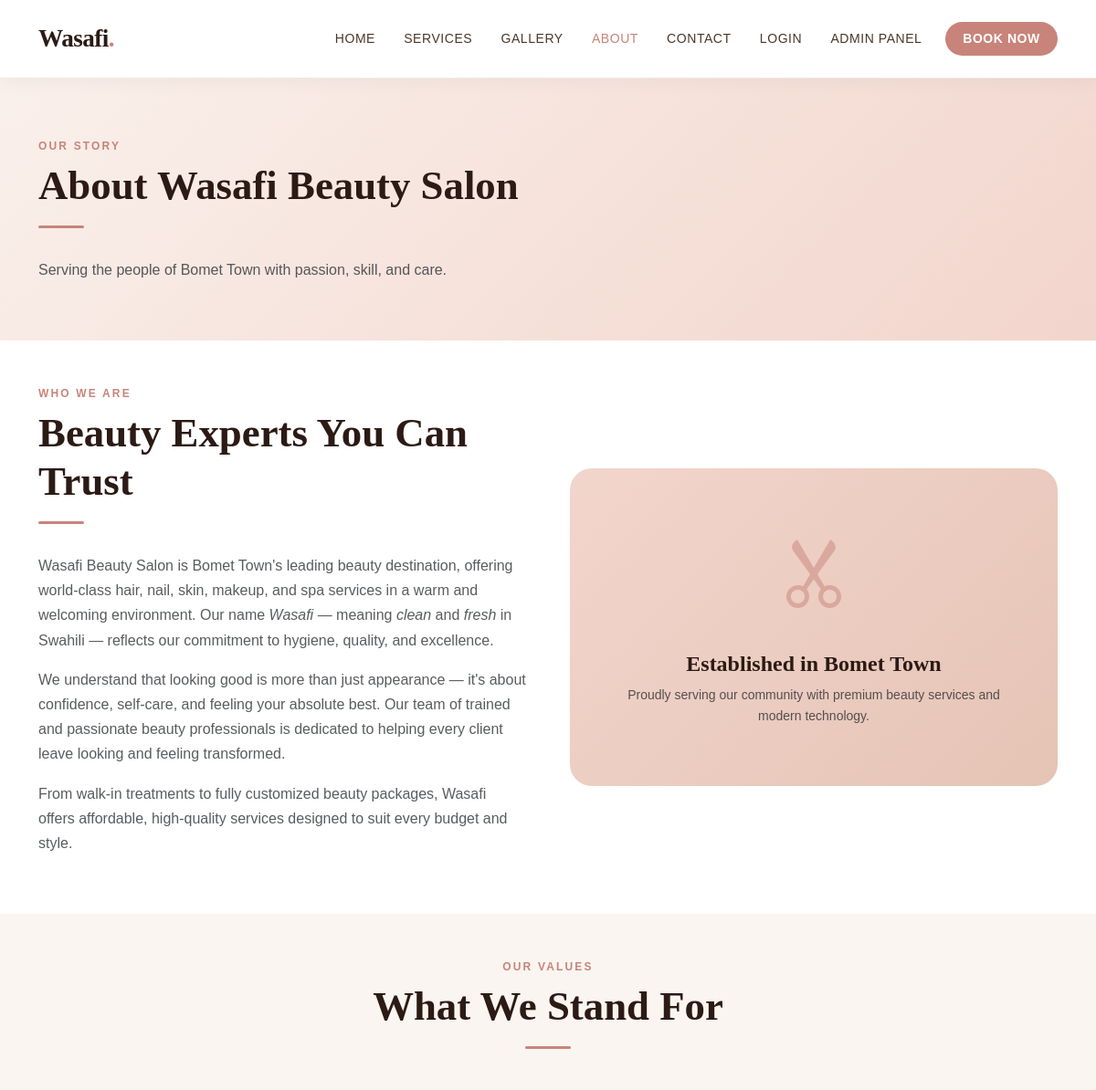
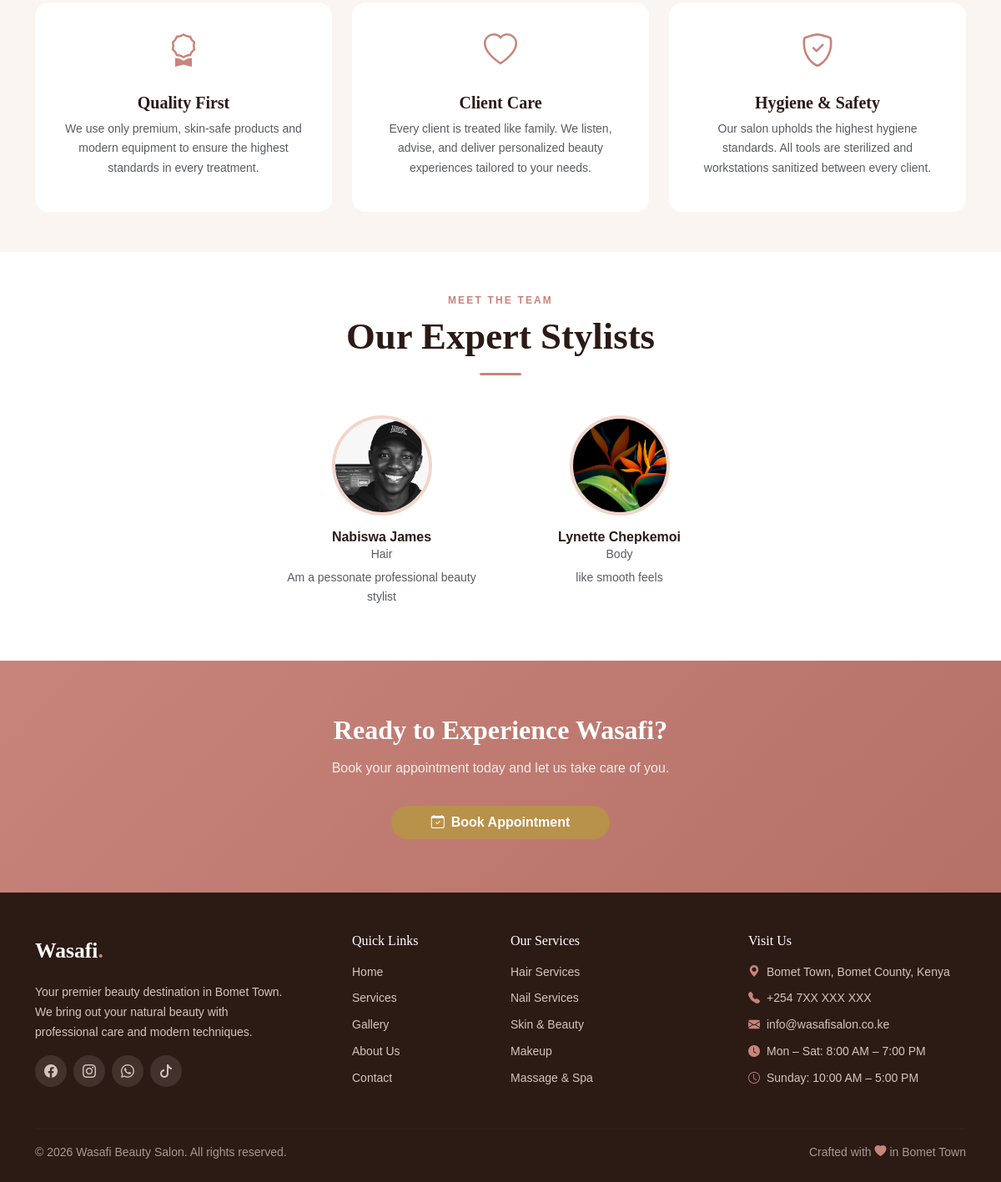
The page /about/ on the database its author committed (2 pictures, top to bottom).
### appointments/models.py (models this page shows, shortened)
class Stylist(models.Model):
    name = models.CharField(max_length=150)
    specialization = models.CharField(max_length=200)
    bio = models.TextField(blank=True)
    photo = models.ImageField(upload_to='stylists/', blank=True, null=True)
    is_available = models.BooleanField(default=True)
    services = models.ManyToManyField(Service, related_name='stylists')

### appointments/views.py (the view)
# urls.py: path('about/', views.about, name='about'),
def about(request):
    stylists = Stylist.objects.filter(is_available=True)
    values = [
        {"icon": "bi-award", "title": "Quality First", "desc": "We use only premium products."},
        {"icon": "bi-heart", "title": "Customer Care", "desc": "We value every client."},
        {"icon": "bi-star", "title": "Excellence", "desc": "We deliver top services."},
    ]
    return render(request, 'appointments/about.html', {
        'stylists': stylists,
        'values': values
    })

### appointments/templates/appointments/about.html (shortened to what this page needs)
{% extends 'appointments/base.html' %}
{% block content %}
<section class="page-hero">
  <div class="container">
    <span class="section-label">Our Story</span>
    <h1 class="section-title">About Wasafi Beauty Salon</h1>
    <div class="divider-rose"></div>
    <p class="text-muted">Serving the people of Bomet Town with passion, skill, and care.</p>
  </div>
</section>
<section class="py-5 bg-white">
  <div class="container">
    <div class="row align-items-center g-5">
      <div class="col-lg-6">
        <span class="section-label">Who We Are</span>
        <h2 class="section-title mb-3">Beauty Experts You Can Trust</h2>
        <div class="divider-rose"></div>
        <p class="text-muted mb-3">
          Wasafi Beauty Salon is Bomet Town's leading beauty destination, offering world-class hair, nail, skin, makeup, and spa services in a warm and welcoming environment. Our name <em>Wasafi</em> — meaning <em>clean</em> and <em>fresh</em> in Swahili — reflects our commitment to hygiene, quality, and excellence.
        </p>
        <p class="text-muted mb-3">
          We understand that looking good is more than just appearance — it's about confidence, self-care, and feeling your absolute best. Our team of trained and passionate beauty professionals is dedicated to helping every client leave looking and feeling transformed.
        </p>
        <p class="text-muted">
          From walk-in treatments to fully customized beauty packages, Wasafi offers affordable, high-quality services designed to suit every budget and style.
        </p>
      </div>
      <div class="col-lg-6">
        <div style="background:linear-gradient(135deg,var(--wasafi-blush),#e5c4b5);border-radius:24px;padding:3rem;text-align:center">
          <i class="bi bi-scissors" style="font-size:5rem;color:var(--wasafi-rose);opacity:.5"></i>
          <h4 style="font-family:var(--font-display);margin-top:1rem">Established in Bomet Town</h4>
          <p class="text-muted small">Proudly serving our community with premium beauty services and modern technology.</p>
        </div>
      </div>
    </div>
  </div>
</section>
<section class="py-5" style="background:var(--wasafi-cream)">
  <div class="container">
    <div class="text-center mb-5">
      <span class="section-label">Our Values</span>
      <h2 class="section-title">What We Stand For</h2>
      <div class="divider-rose mx-auto"></div>
    </div>
    <div class="row g-4">
      <div class="col-md-4">
        <div class="card h-100 border-0" style="border-radius:16px">
          <div class="card-body p-4 text-center">
            <div style="font-size:2.5rem;color:var(--wasafi-rose);margin-bottom:1rem"><i class="bi bi-award"></i></div>
            <h5>Quality First</h5>
            <p class="text-muted small">We use only premium, skin-safe products and modern equipment to ensure the highest standards in every treatment.</p>
          </div>
        </div>
      </div>
      <div class="col-md-4">
        <div class="card h-100 border-0" style="border-radius:16px">
          <div class="card-body p-4 text-center">
            <div style="font-size:2.5rem;color:var(--wasafi-rose);margin-bottom:1rem"><i class="bi bi-heart"></i></div>
            <h5>Client Care</h5>
            <p class="text-muted small">Every client is treated like family. We listen, advise, and deliver personalized beauty experiences tailored to your needs.</p>
          </div>
        </div>
      </div>
      <div class="col-md-4">
        <div class="card h-100 border-0" style="border-radius:16px">
          <div class="card-body p-4 text-center">
            <div style="font-size:2.5rem;color:var(--wasafi-rose);margin-bottom:1rem"><i class="bi bi-shield-check"></i></div>
            <h5>Hygiene & Safety</h5>
            <p class="text-muted small">Our salon upholds the highest hygiene standards. All tools are sterilized and workstations sanitized between every client.</p>
          </div>
        </div>
      </div>
    </div>
  </div>
</section>
{% if stylists %}
<section class="py-5 bg-white">
  <div class="container">
    <div class="text-center mb-5">
      <span class="section-label">Meet the Team</span>
      <h2 class="section-title">Our Expert Stylists</h2>
      <div class="divider-rose mx-auto"></div>
    </div>
    <div class="row g-4 justify-content-center">
      {% for stylist in stylists %}
      <div class="col-lg-3 col-md-4 col-6 text-center">
        {% if stylist.photo %}
          <img src="{{ stylist.photo.url }}" class="rounded-circle mb-3" style="width:120px;height:120px;object-fit:cover;border:4px solid var(--wasafi-blush)" alt="{{ stylist.name }}">
        {% else %}
          <div style="width:120px;height:120px;background:var(--wasafi-blush);border-radius:50%;display:flex;align-items:center;justify-content:center;margin:0 auto 1rem;font-size:2.5rem;color:var(--wasafi-rose)">
            <i class="bi bi-person-fill"></i>
          </div>
        {% endif %}
        <h6 class="mb-0 fw-bold">{{ stylist.name }}</h6>
        <p class="small text-muted mb-1">{{ stylist.specialization }}</p>
        {% if stylist.bio %}<p class="small text-muted">{{ stylist.bio|truncatewords:12 }}</p>{% endif %}
      </div>
      {% endfor %}
    </div>
  </div>
</section>
{% endif %}
<section style="background:linear-gradient(135deg,var(--wasafi-rose),#b57168);padding:4rem 0;text-align:center">
  <div class="container">
    <h2 style="font-family:var(--font-display);color:#fff;font-size:2rem;margin-bottom:.8rem">Ready to Experience Wasafi?</h2>
    <p style="color:rgba(255,255,255,.85);margin-bottom:2rem">Book your appointment today and let us take care of you.</p>
    <a href="{% url 'book_appointment' %}" class="btn btn-gold px-5 py-2">
      <i class="bi bi-calendar-check me-2"></i>Book Appointment
    </a>
  </div>
</section>
{% endblock %}

### appointments/templates/appointments/base.html (style rules this page uses)
:root { --wasafi-rose: #C8847A; --wasafi-blush: #F2D5CC; --wasafi-cream: #FAF5F0; --wasafi-gold: #B8914A; --wasafi-dark: #2C1A14; --wasafi-charcoal: #4A3728; --wasafi-light: #FEF9F6; --font-display: 'Cormorant Garamond', Georgia, serif; --font-body: 'DM Sans', sans-serif; }
* { box-sizing: border-box; }
body { font-family: var(--font-body); background-color: var(--wasafi-light); color: var(--wasafi-dark); line-height: 1.7; }
h1, h2, h3, h4, h5 { font-family: var(--font-display); color: var(--wasafi-dark); font-weight: 600; }
.btn-gold { background: var(--wasafi-gold); color: #fff; border: none; border-radius: 30px; padding: .65rem 1.8rem; font-weight: 600; transition: background .2s, transform .15s; }
.section-label { font-size: .75rem; font-weight: 600; letter-spacing: .18em; text-transform: uppercase; color: var(--wasafi-rose); display: block; margin-bottom: .4rem; }
.section-title { font-family: var(--font-display); font-size: clamp(1.9rem, 4vw, 2.8rem); font-weight: 700; color: var(--wasafi-dark); line-height: 1.2; }
.divider-rose { width: 50px; height: 3px; background: var(--wasafi-rose); border-radius: 2px; margin: 1rem 0 2rem; }
.divider-rose.mx-auto { margin-left: auto; margin-right: auto; }
.card { border: 1px solid #f0e8e4; border-radius: 16px; overflow: hidden; transition: transform .25s, box-shadow .25s; }
.page-hero { background: linear-gradient(135deg, #FAF0EB 0%, #F2D5CC 100%); padding: 4rem 0 3rem; }

### rows shown on the page
Stylist: photo (picture), name "Nabiswa James", specialization "Hair", bio "Am a pessonate professional beauty stylist"
Stylist: photo (picture), name "Lynette Chepkemoi", specialization "Body", bio "like smooth feels"
